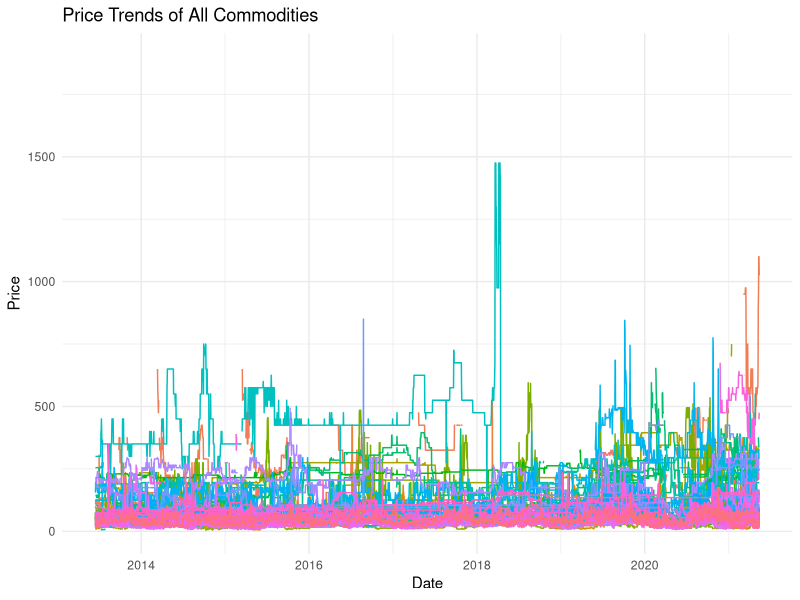
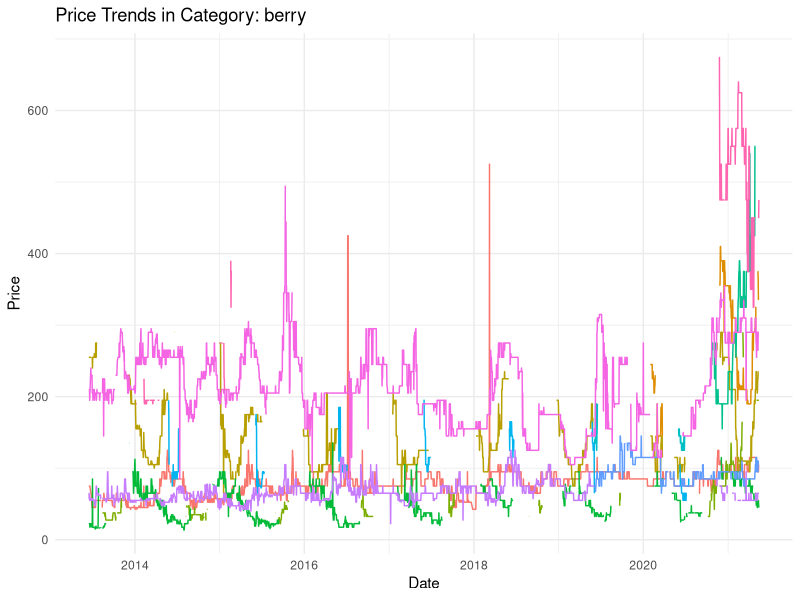
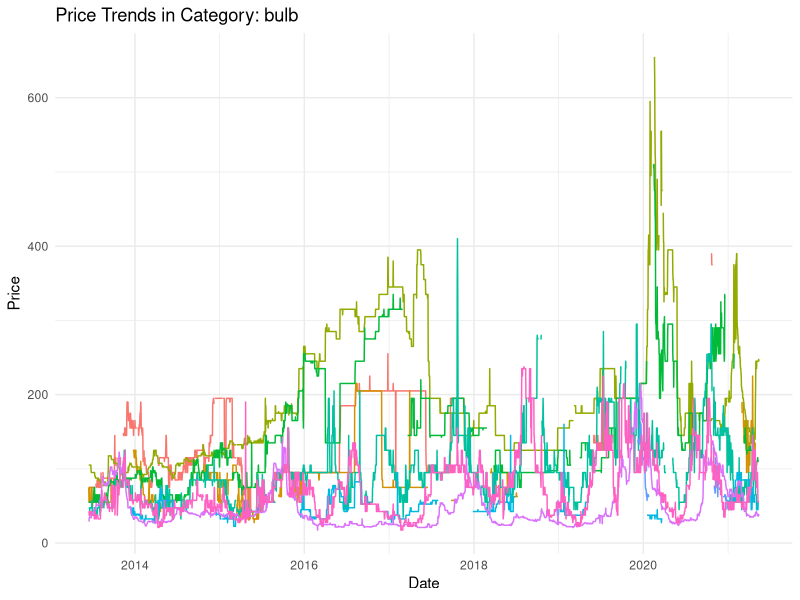
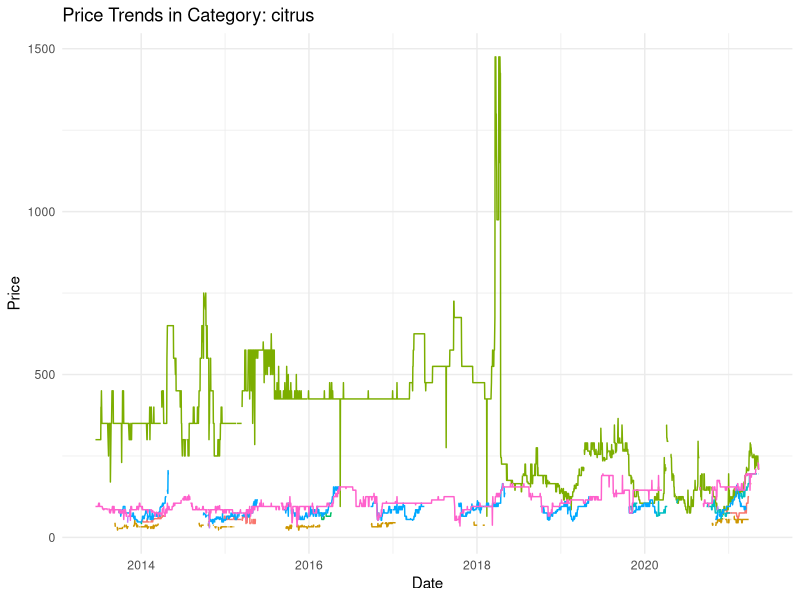
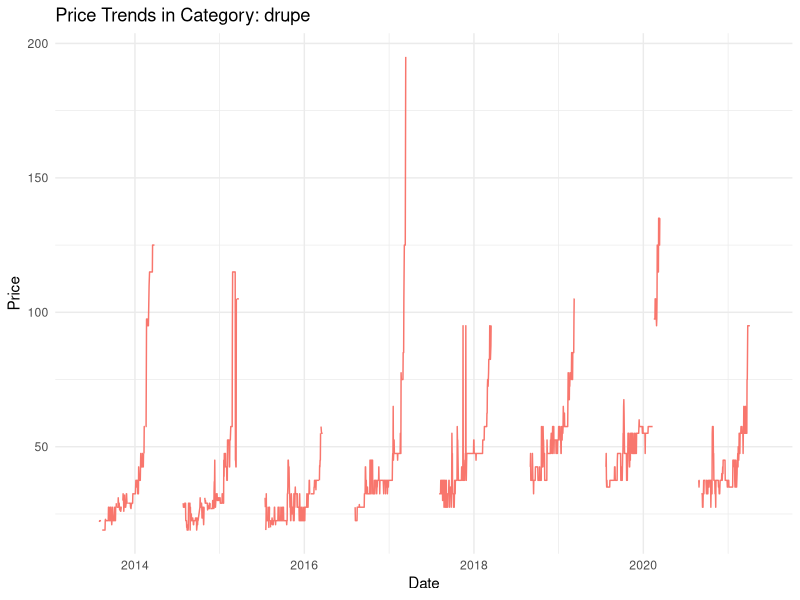
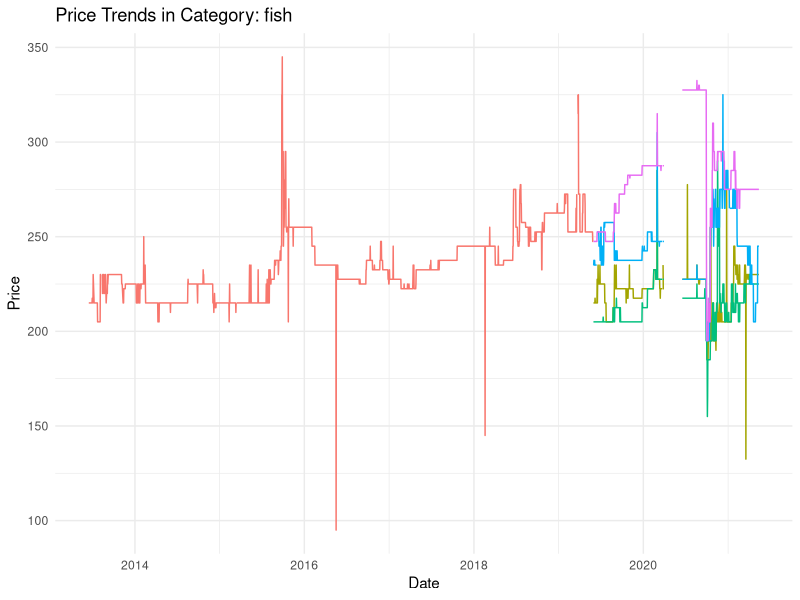
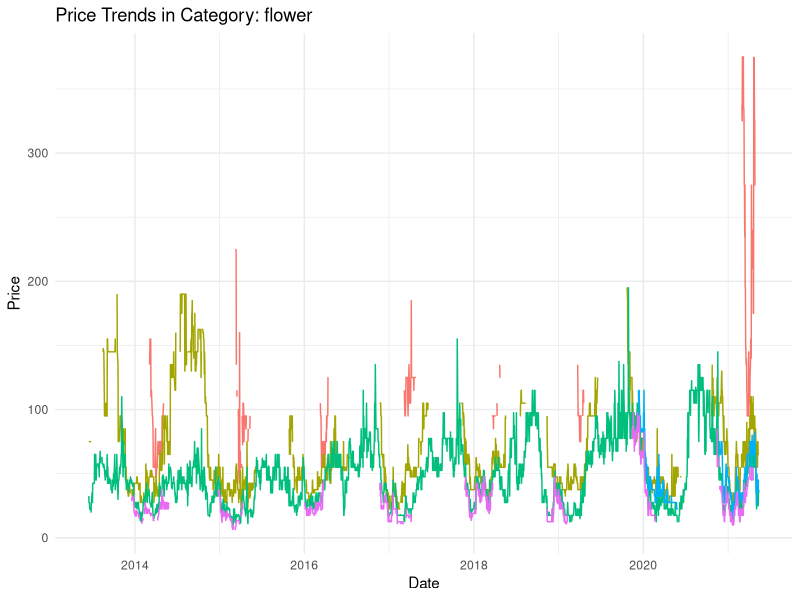
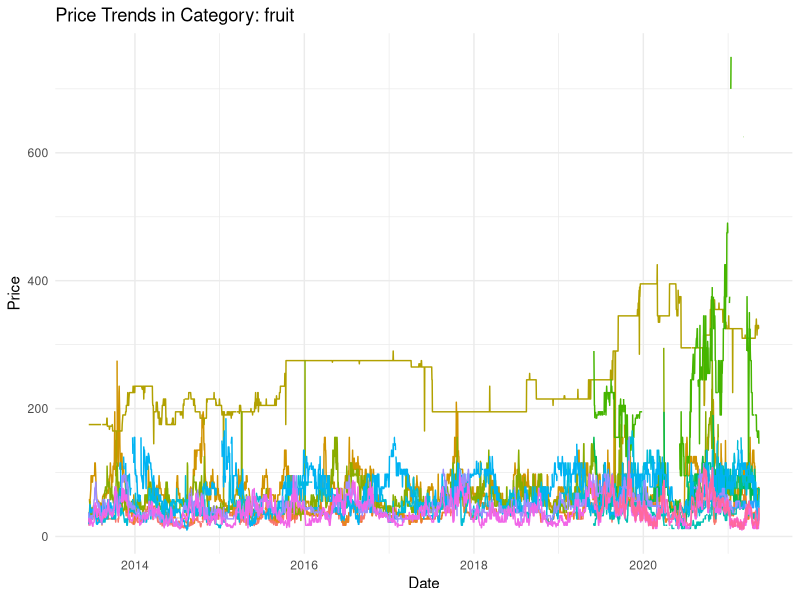

Write R code to recreate these figures, in order.
## ---- chunk 1
library(ggplot2)
library(readr)
library(tidyr)
library(dplyr)

# Read the CSV file
data <- read_csv("../../ProcessedData/final_vegePrice0.csv")

# Convert the data from wide to long format
long_data <- data %>%
  pivot_longer(cols = starts_with("20"), names_to = "Date", values_to = "Price") %>%
  mutate(Date = as.Date(Date))

# Plotting all commodities
ggplot(long_data, aes(x = Date, y = Price, group = Commodity, color = Commodity)) +
  geom_line() +
  theme_minimal() +
  labs(title = "Price Trends of All Commodities",
       x = "Date",
       y = "Price") +
  theme(legend.position="none")
## ---- chunk 2
# Creating multiple plots, one for each category
plots <- long_data %>%
  group_by(Category) %>%
  do(plot = ggplot(., aes(x = Date, y = Price, group = Commodity, color = Commodity)) +
              geom_line() +
              theme_minimal() +
              labs(title = paste("Price Trends in Category:", unique(.$Category)),
                   x = "Date",
                   y = "Price") +
              theme(legend.position="none"))

# Saving the plots to a list
plot_list <- lapply(plots$plot, print)

## ---- chunk 3

# Counting missing values per commodity
missing_values <- long_data %>%
  group_by(Commodity) %>%
  summarize(Missing = sum(is.na(Price)))

# Calculate the total number of dates
total_dates <- nrow(long_data) / n_distinct(long_data$Commodity)

# Adding percentage of missing data
missing_values <- missing_values %>%
  mutate(PercentMissing = (Missing / total_dates) * 100)

# Print the number of missing values and their percentage
print(missing_values)

## ---- chunk 4
print(long_data)
## ---- chunk 5
# Filter out commodities with more than 10% missing data
commodities_to_keep <- missing_values %>%
  filter(PercentMissing <= 10) %>%
  select(Commodity)

# Filter the long_data dataframe to only include the selected commodities
filtered_long_data <- long_data %>%
  filter(Commodity %in% commodities_to_keep$Commodity)

## ---- chunk 6
plots <- filtered_long_data %>%
  group_by(Category) %>%
  do(plot = ggplot(., aes(x = Date, y = Price, group = Commodity, color = Commodity)) +
              geom_line() +
              theme_minimal() +
              labs(title = paste("Price Trends in Category:", unique(.$Category)),
                   x = "Date",
                   y = "Price") +
              theme(legend.position="none"))

# Saving the plots to a list
plot_list <- lapply(plots$plot, print)
